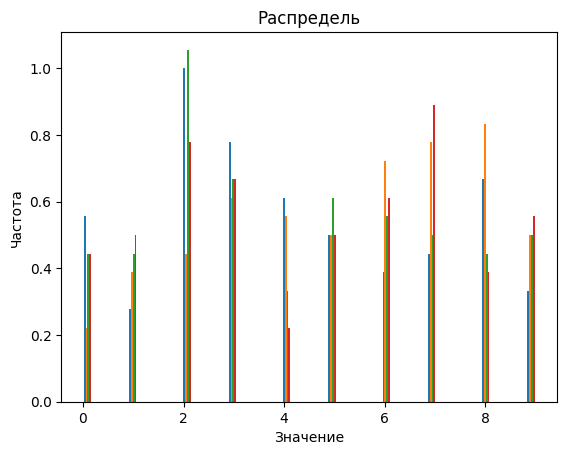

Recreate this plot in Python.
import numpy as np
import matplotlib.pyplot as plt

# Функция, которую мы хотим построить
def func(x):
    return x**2 + 2*x - 3

# Создаем массив точек
data = np.random.randint(0, 10, size=(100, 4))  # Гистограмма распределения значений от 0 до 10

# Строим гистограмму
plt.hist(data, bins=50, density=True)
plt.xlabel('Значение')
plt.ylabel('Частота')
plt.title('Распредель')
